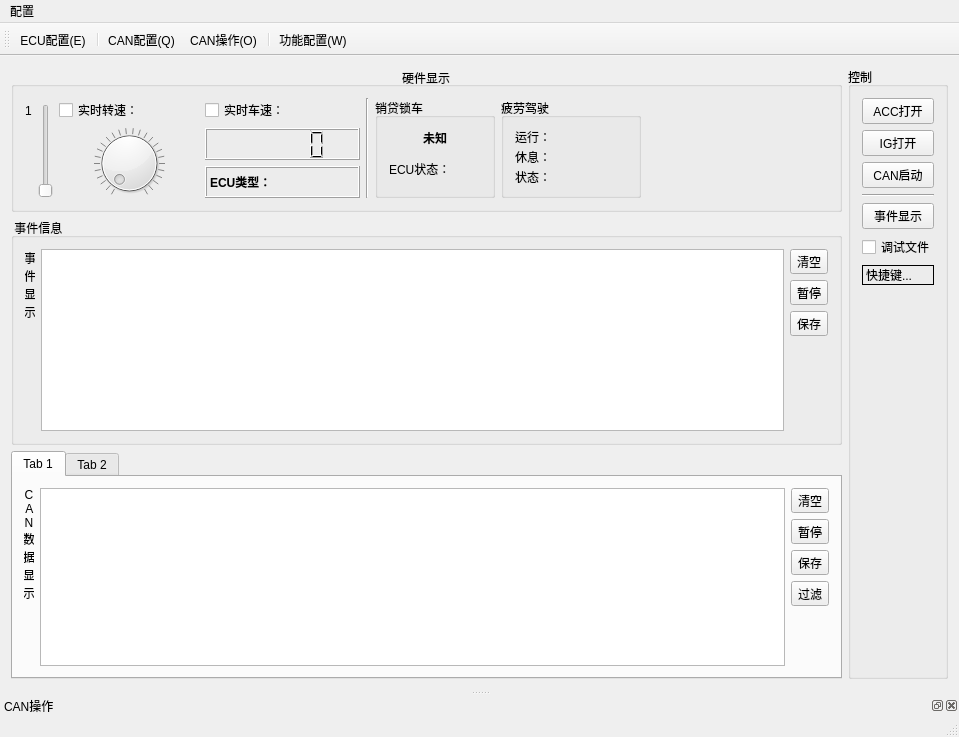
<?xml version="1.0" encoding="UTF-8"?>
<ui version="4.0">
 <class>MainWindow</class>
 <widget class="QMainWindow" name="MainWindow">
  <property name="geometry">
   <rect>
    <x>0</x>
    <y>0</y>
    <width>959</width>
    <height>737</height>
   </rect>
  </property>
  <property name="windowTitle">
   <string>Cet模拟ECU</string>
  </property>
  <widget class="QWidget" name="centralWidget">
   <layout class="QGridLayout" name="gridLayout_4">
    <item row="0" column="0">
     <layout class="QVBoxLayout" name="verticalLayout_2">
      <item>
       <widget class="QGroupBox" name="groupBox">
        <property name="maximumSize">
         <size>
          <width>16777215</width>
          <height>145</height>
         </size>
        </property>
        <property name="title">
         <string>硬件显示</string>
        </property>
        <property name="alignment">
         <set>Qt::AlignCenter</set>
        </property>
        <layout class="QGridLayout" name="gridLayout_2">
         <item row="0" column="2" rowspan="2">
          <layout class="QVBoxLayout" name="verticalLayout_8">
           <item>
            <widget class="QCheckBox" name="rpmCheckBox">
             <property name="minimumSize">
              <size>
               <width>140</width>
               <height>0</height>
              </size>
             </property>
             <property name="text">
              <string>实时转速：</string>
             </property>
            </widget>
           </item>
           <item>
            <widget class="QDial" name="rpmDial">
             <property name="maximum">
              <number>3500</number>
             </property>
             <property name="singleStep">
              <number>10</number>
             </property>
             <property name="pageStep">
              <number>20</number>
             </property>
             <property name="value">
              <number>0</number>
             </property>
             <property name="tracking">
              <bool>true</bool>
             </property>
             <property name="orientation">
              <enum>Qt::Horizontal</enum>
             </property>
             <property name="invertedAppearance">
              <bool>false</bool>
             </property>
             <property name="invertedControls">
              <bool>false</bool>
             </property>
             <property name="wrapping">
              <bool>false</bool>
             </property>
             <property name="notchesVisible">
              <bool>true</bool>
             </property>
            </widget>
           </item>
          </layout>
         </item>
         <item row="1" column="0">
          <widget class="QLabel" name="baseRpmLabel">
           <property name="maximumSize">
            <size>
             <width>15</width>
             <height>16777215</height>
            </size>
           </property>
           <property name="text">
            <string>1</string>
           </property>
           <property name="alignment">
            <set>Qt::AlignLeading|Qt::AlignLeft|Qt::AlignTop</set>
           </property>
           <property name="wordWrap">
            <bool>false</bool>
           </property>
          </widget>
         </item>
         <item row="0" column="4" rowspan="2" colspan="2">
          <layout class="QVBoxLayout" name="verticalLayout_5">
           <item>
            <widget class="QCheckBox" name="speedCheckBox">
             <property name="text">
              <string>实时车速：</string>
             </property>
            </widget>
           </item>
           <item>
            <widget class="QLCDNumber" name="speedLcdNumber">
             <property name="minimumSize">
              <size>
               <width>155</width>
               <height>0</height>
              </size>
             </property>
             <property name="smallDecimalPoint">
              <bool>true</bool>
             </property>
             <property name="segmentStyle">
              <enum>QLCDNumber::Filled</enum>
             </property>
            </widget>
           </item>
           <item>
            <widget class="QLabel" name="ecuTypeLabel">
             <property name="font">
              <font>
               <weight>75</weight>
               <italic>false</italic>
               <bold>true</bold>
               <underline>false</underline>
               <strikeout>false</strikeout>
              </font>
             </property>
             <property name="frameShape">
              <enum>QFrame::Box</enum>
             </property>
             <property name="frameShadow">
              <enum>QFrame::Raised</enum>
             </property>
             <property name="text">
              <string>ECU类型：</string>
             </property>
            </widget>
           </item>
          </layout>
         </item>
         <item row="0" column="6" rowspan="2">
          <widget class="Line" name="line">
           <property name="orientation">
            <enum>Qt::Vertical</enum>
           </property>
          </widget>
         </item>
         <item row="1" column="9">
          <spacer name="horizontalSpacer">
           <property name="orientation">
            <enum>Qt::Horizontal</enum>
           </property>
           <property name="sizeHint" stdset="0">
            <size>
             <width>40</width>
             <height>20</height>
            </size>
           </property>
          </spacer>
         </item>
         <item row="1" column="1">
          <widget class="QSlider" name="baseRpmVerticalSlider">
           <property name="maximum">
            <number>3500</number>
           </property>
           <property name="singleStep">
            <number>20</number>
           </property>
           <property name="pageStep">
            <number>50</number>
           </property>
           <property name="sliderPosition">
            <number>0</number>
           </property>
           <property name="orientation">
            <enum>Qt::Vertical</enum>
           </property>
           <property name="invertedAppearance">
            <bool>false</bool>
           </property>
           <property name="invertedControls">
            <bool>true</bool>
           </property>
           <property name="tickInterval">
            <number>50</number>
           </property>
          </widget>
         </item>
         <item row="0" column="8" rowspan="2">
          <widget class="QGroupBox" name="tiredGroupBox">
           <property name="minimumSize">
            <size>
             <width>140</width>
             <height>0</height>
            </size>
           </property>
           <property name="title">
            <string>疲劳驾驶</string>
           </property>
           <layout class="QGridLayout" name="gridLayout_3">
            <item row="1" column="0">
             <widget class="QLabel" name="restTimeLabel">
              <property name="text">
               <string>休息：</string>
              </property>
             </widget>
            </item>
            <item row="0" column="0">
             <widget class="QLabel" name="runTimeLabel">
              <property name="text">
               <string>运行：</string>
              </property>
             </widget>
            </item>
            <item row="2" column="0">
             <widget class="QLabel" name="tiredStatusLabel">
              <property name="text">
               <string>状态：</string>
              </property>
             </widget>
            </item>
           </layout>
          </widget>
         </item>
         <item row="0" column="7" rowspan="2">
          <widget class="QGroupBox" name="lockGroupBox">
           <property name="enabled">
            <bool>true</bool>
           </property>
           <property name="minimumSize">
            <size>
             <width>120</width>
             <height>0</height>
            </size>
           </property>
           <property name="title">
            <string>销贷锁车</string>
           </property>
           <layout class="QGridLayout" name="gridLayout" rowstretch="1,9">
            <item row="1" column="0" colspan="2">
             <widget class="QLabel" name="lockStatusLabel">
              <property name="text">
               <string>ECU状态：</string>
              </property>
              <property name="wordWrap">
               <bool>true</bool>
              </property>
             </widget>
            </item>
            <item row="0" column="0" colspan="2">
             <widget class="QLabel" name="vehicleVendorLabel">
              <property name="font">
               <font>
                <weight>75</weight>
                <bold>true</bold>
               </font>
              </property>
              <property name="text">
               <string>未知</string>
              </property>
              <property name="alignment">
               <set>Qt::AlignCenter</set>
              </property>
             </widget>
            </item>
           </layout>
          </widget>
         </item>
        </layout>
       </widget>
      </item>
      <item>
       <widget class="QGroupBox" name="eventGroupBox">
        <property name="title">
         <string> 事件信息</string>
        </property>
        <layout class="QGridLayout" name="gridLayout_7">
         <item row="0" column="0">
          <layout class="QHBoxLayout" name="horizontalLayout">
           <item>
            <widget class="QLabel" name="eventLabel">
             <property name="minimumSize">
              <size>
               <width>10</width>
               <height>0</height>
              </size>
             </property>
             <property name="maximumSize">
              <size>
               <width>10</width>
               <height>16777215</height>
              </size>
             </property>
             <property name="text">
              <string>事件显示</string>
             </property>
             <property name="alignment">
              <set>Qt::AlignHCenter|Qt::AlignTop</set>
             </property>
             <property name="wordWrap">
              <bool>true</bool>
             </property>
            </widget>
           </item>
           <item>
            <widget class="QTableView" name="eventTableView"/>
           </item>
           <item>
            <layout class="QVBoxLayout" name="eventVerticalLayout">
             <item>
              <widget class="QToolButton" name="eventInfoClearButton">
               <property name="text">
                <string>清空</string>
               </property>
              </widget>
             </item>
             <item>
              <widget class="QToolButton" name="eventInfoPauseButton">
               <property name="text">
                <string>暂停</string>
               </property>
               <property name="checkable">
                <bool>true</bool>
               </property>
              </widget>
             </item>
             <item>
              <widget class="QToolButton" name="eventInfoSaveButton">
               <property name="text">
                <string>保存</string>
               </property>
              </widget>
             </item>
             <item>
              <spacer name="verticalSpacer_3">
               <property name="orientation">
                <enum>Qt::Vertical</enum>
               </property>
               <property name="sizeHint" stdset="0">
                <size>
                 <width>20</width>
                 <height>40</height>
                </size>
               </property>
              </spacer>
             </item>
            </layout>
           </item>
          </layout>
         </item>
        </layout>
       </widget>
      </item>
      <item>
       <widget class="QTabWidget" name="canTabWidget">
        <property name="currentIndex">
         <number>0</number>
        </property>
        <widget class="QWidget" name="tab">
         <attribute name="title">
          <string>Tab 1</string>
         </attribute>
         <layout class="QGridLayout" name="gridLayout_5">
          <item row="0" column="0">
           <widget class="QLabel" name="label_10">
            <property name="minimumSize">
             <size>
              <width>10</width>
              <height>0</height>
             </size>
            </property>
            <property name="maximumSize">
             <size>
              <width>10</width>
              <height>16777215</height>
             </size>
            </property>
            <property name="text">
             <string>C    A    N  数据显示</string>
            </property>
            <property name="alignment">
             <set>Qt::AlignHCenter|Qt::AlignTop</set>
            </property>
            <property name="wordWrap">
             <bool>true</bool>
            </property>
           </widget>
          </item>
          <item row="0" column="1">
           <widget class="QTableView" name="can0DataTableView"/>
          </item>
          <item row="0" column="2">
           <layout class="QVBoxLayout" name="verticalLayout_3">
            <item>
             <widget class="QToolButton" name="can0DataClearButton">
              <property name="text">
               <string>清空</string>
              </property>
             </widget>
            </item>
            <item>
             <widget class="QToolButton" name="can0DataPauseButton">
              <property name="text">
               <string>暂停</string>
              </property>
              <property name="checkable">
               <bool>true</bool>
              </property>
             </widget>
            </item>
            <item>
             <widget class="QToolButton" name="can0DataSaveButton">
              <property name="text">
               <string>保存</string>
              </property>
             </widget>
            </item>
            <item>
             <widget class="QToolButton" name="can0DataFilterButton">
              <property name="text">
               <string>过滤</string>
              </property>
             </widget>
            </item>
            <item>
             <spacer name="verticalSpacer_4">
              <property name="orientation">
               <enum>Qt::Vertical</enum>
              </property>
              <property name="sizeHint" stdset="0">
               <size>
                <width>20</width>
                <height>40</height>
               </size>
              </property>
             </spacer>
            </item>
           </layout>
          </item>
         </layout>
        </widget>
        <widget class="QWidget" name="tab_2">
         <attribute name="title">
          <string>Tab 2</string>
         </attribute>
         <layout class="QGridLayout" name="gridLayout_6">
          <item row="0" column="0">
           <layout class="QHBoxLayout" name="horizontalLayout_7">
            <item>
             <widget class="QLabel" name="label_12">
              <property name="minimumSize">
               <size>
                <width>10</width>
                <height>0</height>
               </size>
              </property>
              <property name="maximumSize">
               <size>
                <width>10</width>
                <height>16777215</height>
               </size>
              </property>
              <property name="text">
               <string>C    A    N  数据显示</string>
              </property>
              <property name="alignment">
               <set>Qt::AlignHCenter|Qt::AlignTop</set>
              </property>
              <property name="wordWrap">
               <bool>true</bool>
              </property>
             </widget>
            </item>
            <item>
             <widget class="QTableView" name="can1DataTableView"/>
            </item>
            <item>
             <layout class="QVBoxLayout" name="verticalLayout_9">
              <item>
               <widget class="QToolButton" name="can1DataClearButton">
                <property name="text">
                 <string>清空</string>
                </property>
               </widget>
              </item>
              <item>
               <widget class="QToolButton" name="can1DataPauseButton">
                <property name="text">
                 <string>暂停</string>
                </property>
                <property name="checkable">
                 <bool>true</bool>
                </property>
               </widget>
              </item>
              <item>
               <widget class="QToolButton" name="can1DataSaveButton">
                <property name="text">
                 <string>保存</string>
                </property>
               </widget>
              </item>
              <item>
               <widget class="QToolButton" name="can1DataFilterButton">
                <property name="text">
                 <string>过滤</string>
                </property>
               </widget>
              </item>
              <item>
               <spacer name="verticalSpacer_5">
                <property name="orientation">
                 <enum>Qt::Vertical</enum>
                </property>
                <property name="sizeHint" stdset="0">
                 <size>
                  <width>20</width>
                  <height>40</height>
                 </size>
                </property>
               </spacer>
              </item>
             </layout>
            </item>
           </layout>
          </item>
         </layout>
        </widget>
       </widget>
      </item>
     </layout>
    </item>
    <item row="0" column="1">
     <widget class="QGroupBox" name="groupBox_7">
      <property name="maximumSize">
       <size>
        <width>100</width>
        <height>16777215</height>
       </size>
      </property>
      <property name="title">
       <string>控制</string>
      </property>
      <layout class="QVBoxLayout" name="verticalLayout">
       <item>
        <widget class="QPushButton" name="accSwitchButton">
         <property name="text">
          <string>ACC打开</string>
         </property>
         <property name="checkable">
          <bool>true</bool>
         </property>
        </widget>
       </item>
       <item>
        <widget class="QPushButton" name="igSwitchButton">
         <property name="text">
          <string>IG打开</string>
         </property>
        </widget>
       </item>
       <item>
        <widget class="QPushButton" name="canStartButton">
         <property name="text">
          <string>CAN启动</string>
         </property>
         <property name="checkable">
          <bool>true</bool>
         </property>
        </widget>
       </item>
       <item>
        <spacer name="verticalSpacer_2">
         <property name="orientation">
          <enum>Qt::Vertical</enum>
         </property>
         <property name="sizeHint" stdset="0">
          <size>
           <width>20</width>
           <height>40</height>
          </size>
         </property>
        </spacer>
       </item>
       <item>
        <widget class="Line" name="line_3">
         <property name="orientation">
          <enum>Qt::Horizontal</enum>
         </property>
        </widget>
       </item>
       <item>
        <widget class="QPushButton" name="eventVisibleButton">
         <property name="text">
          <string>事件显示</string>
         </property>
        </widget>
       </item>
       <item>
        <widget class="QCheckBox" name="logToFileCheckBox">
         <property name="text">
          <string>调试文件</string>
         </property>
        </widget>
       </item>
       <item>
        <widget class="QLabel" name="shortcatTipLabel">
         <property name="toolTip">
          <string>模拟ECU 需先配置好ECU配置后才可操作
F2：打开Record目录;</string>
         </property>
         <property name="frameShape">
          <enum>QFrame::Box</enum>
         </property>
         <property name="text">
          <string>快捷键...</string>
         </property>
         <property name="wordWrap">
          <bool>true</bool>
         </property>
        </widget>
       </item>
       <item>
        <spacer name="verticalSpacer">
         <property name="orientation">
          <enum>Qt::Vertical</enum>
         </property>
         <property name="sizeHint" stdset="0">
          <size>
           <width>20</width>
           <height>533</height>
          </size>
         </property>
        </spacer>
       </item>
      </layout>
     </widget>
    </item>
   </layout>
  </widget>
  <widget class="QMenuBar" name="menuBar">
   <property name="geometry">
    <rect>
     <x>0</x>
     <y>0</y>
     <width>959</width>
     <height>22</height>
    </rect>
   </property>
   <widget class="QMenu" name="menu">
    <property name="title">
     <string>配置</string>
    </property>
    <addaction name="ecuConfigAction"/>
    <addaction name="canConfigAction"/>
    <addaction name="canOperateAction"/>
    <addaction name="funcConfigAction"/>
   </widget>
   <addaction name="menu"/>
  </widget>
  <widget class="QToolBar" name="mainToolBar">
   <attribute name="toolBarArea">
    <enum>TopToolBarArea</enum>
   </attribute>
   <attribute name="toolBarBreak">
    <bool>false</bool>
   </attribute>
   <addaction name="ecuConfigAction"/>
   <addaction name="separator"/>
   <addaction name="canConfigAction"/>
   <addaction name="canOperateAction"/>
   <addaction name="separator"/>
   <addaction name="funcConfigAction"/>
  </widget>
  <widget class="QStatusBar" name="statusBar"/>
  <widget class="QDockWidget" name="canOperateDockWidget">
   <property name="features">
    <set>QDockWidget::AllDockWidgetFeatures</set>
   </property>
   <property name="windowTitle">
    <string>CAN操作</string>
   </property>
   <attribute name="dockWidgetArea">
    <number>8</number>
   </attribute>
   <widget class="QWidget" name="dockWidgetContents_2"/>
  </widget>
  <action name="canConfigAction">
   <property name="checkable">
    <bool>false</bool>
   </property>
   <property name="text">
    <string>CAN配置(&amp;Q)</string>
   </property>
   <property name="toolTip">
    <string>CAN配置</string>
   </property>
   <property name="shortcut">
    <string>Ctrl+Q</string>
   </property>
  </action>
  <action name="funcConfigAction">
   <property name="checkable">
    <bool>false</bool>
   </property>
   <property name="text">
    <string>功能配置(&amp;W)</string>
   </property>
   <property name="toolTip">
    <string>功能配置</string>
   </property>
   <property name="shortcut">
    <string>Ctrl+W</string>
   </property>
  </action>
  <action name="ecuConfigAction">
   <property name="text">
    <string>ECU配置(&amp;E)</string>
   </property>
   <property name="toolTip">
    <string>ECU配置</string>
   </property>
   <property name="shortcut">
    <string>Ctrl+E</string>
   </property>
  </action>
  <action name="canOperateAction">
   <property name="text">
    <string>CAN操作(&amp;O)</string>
   </property>
   <property name="toolTip">
    <string>CAN操作</string>
   </property>
   <property name="shortcut">
    <string>Ctrl+O</string>
   </property>
  </action>
 </widget>
 <layoutdefault spacing="6" margin="11"/>
 <resources/>
 <connections/>
</ui>
